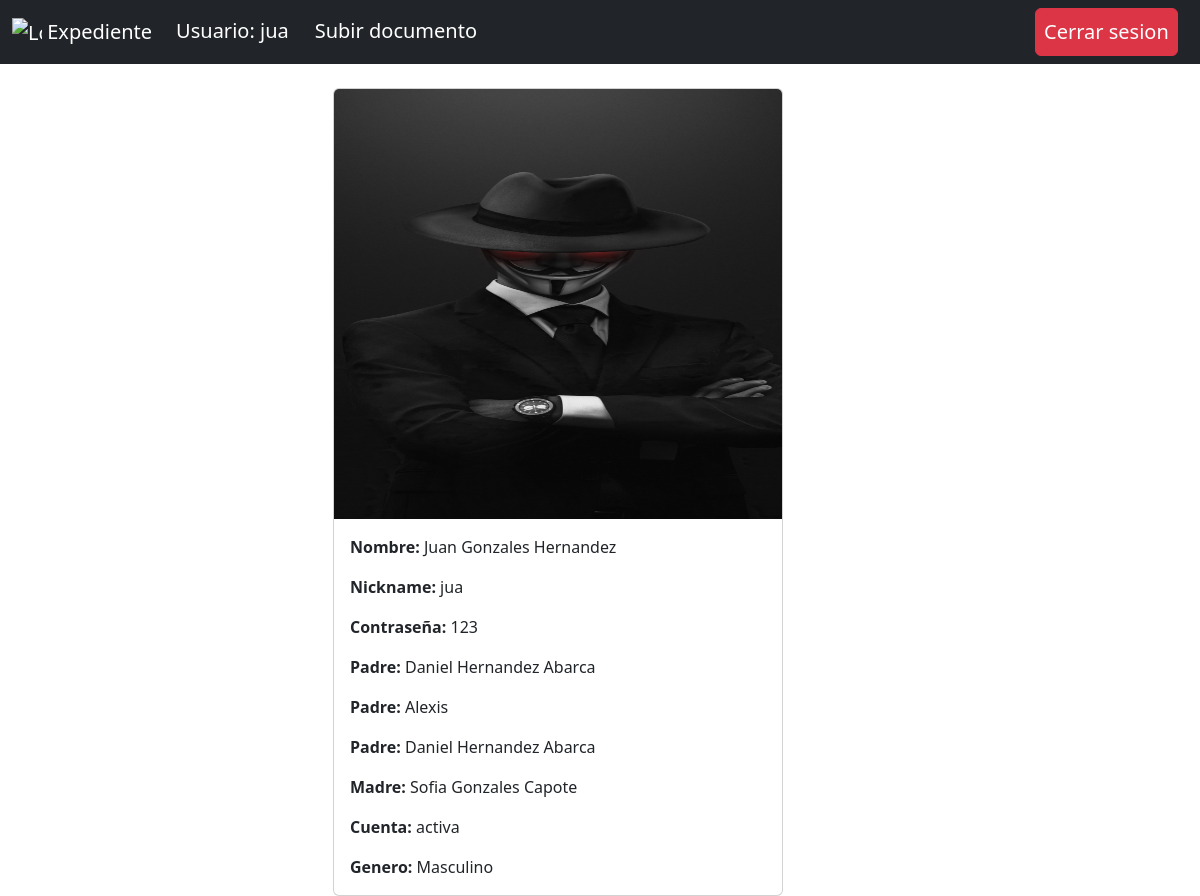
The page /index.php (signed in) on the database its author committed.
### tables this page shows
CREATE TABLE `hijos` (
  `id_h` int(11) NOT NULL,
  `nombre_h` varchar(200) NOT NULL,
  `user_h` varchar(20) NOT NULL,
  `password_h` smallint(2) NOT NULL,
  `id_parentesco` int(11) NOT NULL,
  `genero` int(11) NOT NULL,
  `id_parentesco2` int(11) NOT NULL,
  `status` int(11) NOT NULL,
  `archivo` varchar(200) NOT NULL
);

CREATE TABLE `padres` (
  `id_p` int(11) NOT NULL,
  `nombre_p` varchar(200) NOT NULL,
  `user_p` varchar(20) NOT NULL,
  `password_p` smallint(2) NOT NULL,
  `correo` varchar(200) NOT NULL,
  `status` int(11) NOT NULL,
  `genero` int(11) NOT NULL,
  `id_tipo` int(11) NOT NULL,
  `archivo` varchar(200) NOT NULL
);

CREATE TABLE `generos` (
  `id_g` int(11) NOT NULL,
  `nombre` varchar(20) NOT NULL
);

### index.php (the view, shortened to what this page needs)
<?php
require("conexion.php");
 ?>
<!DOCTYPE html>
<html>
<head>
<link href="https://cdn.jsdelivr.net/npm/bootstrap@5.2.1/dist/css/bootstrap.min.css" rel="stylesheet">
</head>
<body>
	<?php  require("nav.php"); ?>
	<div class="container">
		<div class="row">
	<div class="col-md-12" id="respuesta1">
			<?php if (isset($_SESSION['id_p'])) {
$padre_id = $_SESSION['id_p'];
$tipo = $_SESSION['id_tipo'];
		?>
 <div class="container">
 	<div class="row">
 		<div class="col-md-3"></div>
 		<div class="col-md-8">
 			 <?php
$padres = mysqli_query($con, "SELECT p.*, g.nombre, u.tipo FROM padres p
	INNER JOIN user_tipo u on u.id_u = p.id_tipo
	INNER JOIN generos g on g.id_g = p.genero
	where id_p = '$padre_id' ") or die('query failed');
while($proyecto = mysqli_fetch_assoc($padres)){
      ?>
      <div class="card" style="width: 450px; ">
  <img src="img/<?php echo $proyecto['archivo']; ?>" alt="perfil" class="card-img-top" height="380px">
  <div class="card-body">
    <p class="card-text"><b>Nombre:</b> <?php echo $proyecto['nombre_p']; ?></p>
    <p class="card-text"><b>Nickname:</b>  <?php echo $proyecto['user_p']; ?></p>
    <p class="card-text"><b>Contraseña:</b> <?php echo $proyecto['password_p']; ?></p>
    <p class="card-text"><b>Correo:</b> <?php echo $proyecto['correo']; ?></p>
    <p class="card-text"><b>Cuenta:</b>  <?php if ($proyecto['status'] == 1) {
			  	echo "Activa";
			  }else{
			  	echo "Inactiva";
			  } ?></p>
	<p class="card-text"><b>Genero:</b> <?php echo $proyecto['nombre']; ?></p>
    <p class="card-text"><b>Tipo:</b> <?php echo $proyecto['tipo']; ?></p>
    <?php if ($tipo == 2) { ?>
    	<button type="button" class="btn btn-primary" onclick="mod(<?php echo $proyecto['id_p'];?>)">Modificar</button>
  <?php  } ?>
  </div>
</div>
 		</div>
 	</div>
 </div><br>
<?php } } elseif (isset($_SESSION['id_h'])) {
$user_id = $_SESSION['id_h'];
	?>
<div class="container">
 	<div class="row">
 		<div class="col-md-3"></div>
 		<div class="col-md-8">
 			 <?php
$hijos = mysqli_query($con, "SELECT h.*, g.nombre, p.nombre_p FROM hijos h
  INNER JOIN generos g on  g.id_g = h.genero
  INNER JOIN padres p ON h.id_parentesco2 = p.id_p
	where id_h = '$user_id' ") or die('query failed');
while($son = mysqli_fetch_assoc($hijos)){
      ?>
      <div class="card" style="width: 450px;">
  <img src="img/<?php echo $son['archivo']; ?>" alt="perfil" class="card-img-top" height="430px">
  <div class="card-body">
    <p class="card-text"><b>Nombre:</b> <?php echo $son['nombre_h']; ?></p>
    <p class="card-text"><b>Nickname:</b>  <?php echo $son['user_h']; ?></p>
    <p class="card-text"><b>Contraseña:</b> <?php echo $son['password_h']; ?></p>
    <?php
$select = mysqli_query($con, "SELECT h.*, p.nombre_p FROM hijos h INNER JOIN padres p ON h.id_parentesco = p.id_p") or die('query failed');
while($son1 = mysqli_fetch_assoc($select)){
      ?>
    <p class="card-text"><b>Padre: </b><?php echo $son1['nombre_p']; ?></p>
  <?php } ?>
    <p class="card-text"><b>Madre:</b> <?php echo $son['nombre_p']; ?></p>
    <p class="card-text"><b>Cuenta:</b>  <?php if ($son['status'] == 1) {
			  	echo "activa";
			  } ?></p>
	<p class="card-text"><b>Genero:</b> <?php echo $son['nombre']; ?></p>
  </div>
</div>
 		</div>
 	</div>
 </div>
<?php } } ?>
	</div>
</div>
	</div>
</body>
</html>

### rows shown on the page
hijos: archivo (picture), nombre_h "Juan Gonzales Hernandez", user_h "jua", password_h "123", id_parentesco.nombre_p "Daniel Hernandez Abarca", id_parentesco2.nombre_p "Sofia Gonzales Capote", status "activa", genero.nombre "Masculino"
hijos: id_parentesco.nombre_p "Alexis"
hijos: id_parentesco.nombre_p "Daniel Hernandez Abarca"

### other values the page prints
$user_name "jua"
